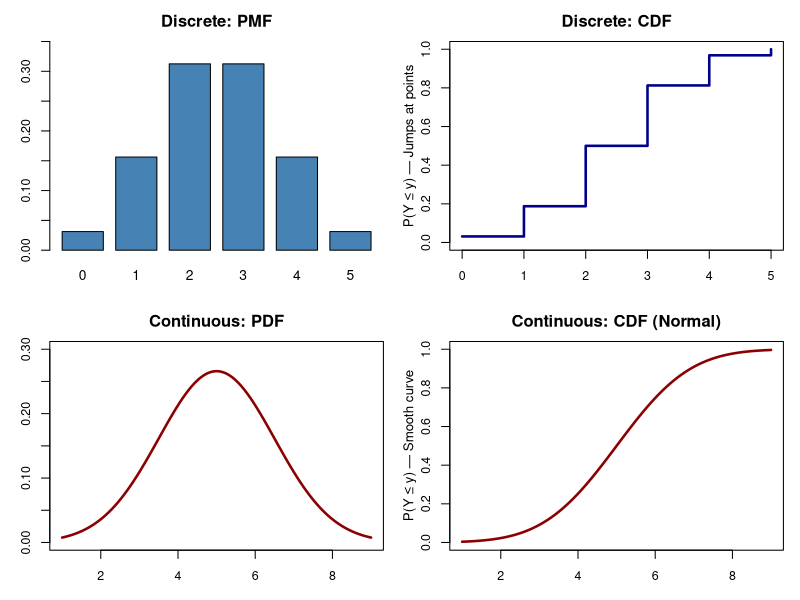
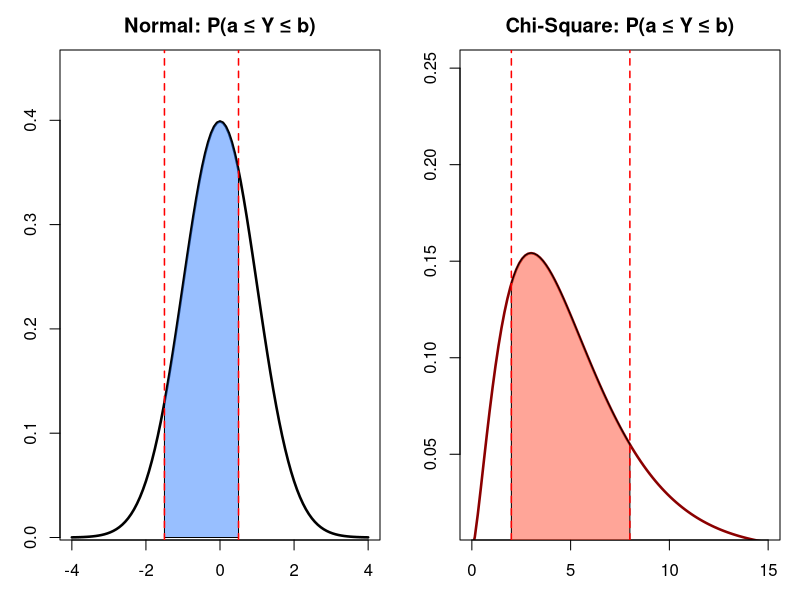
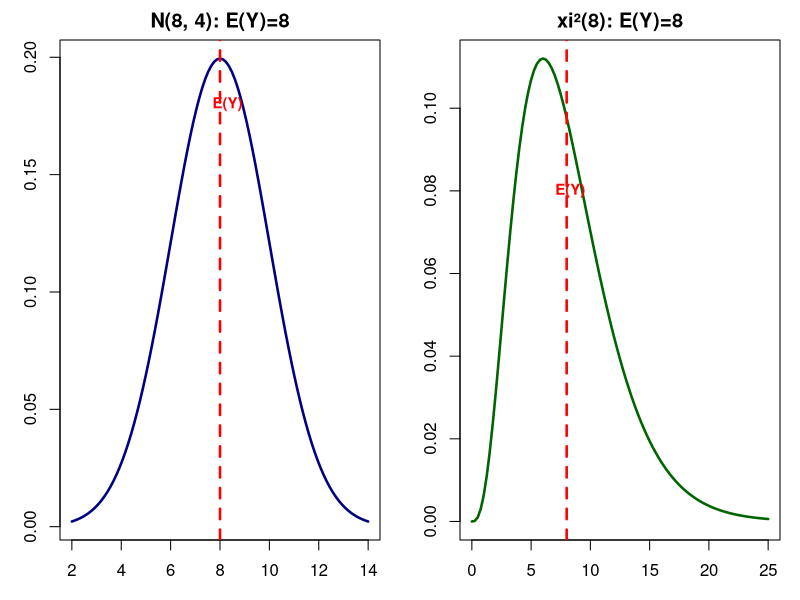
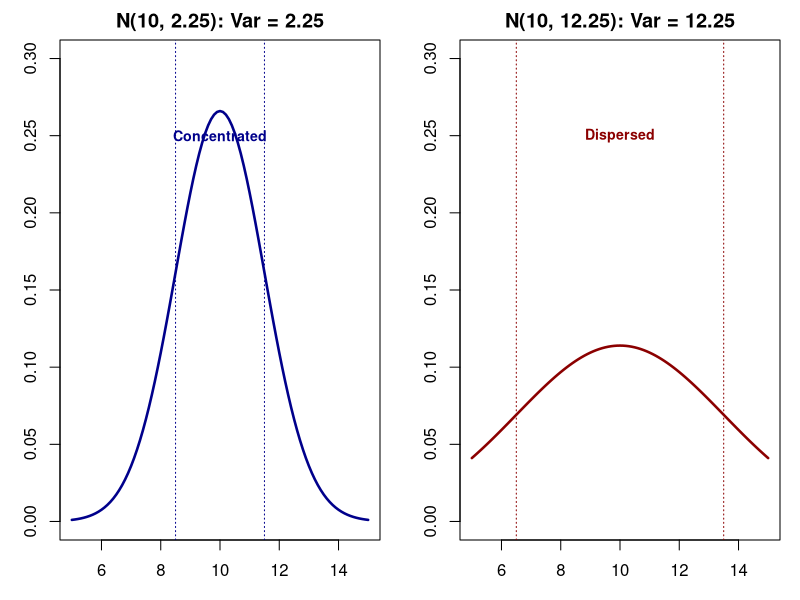
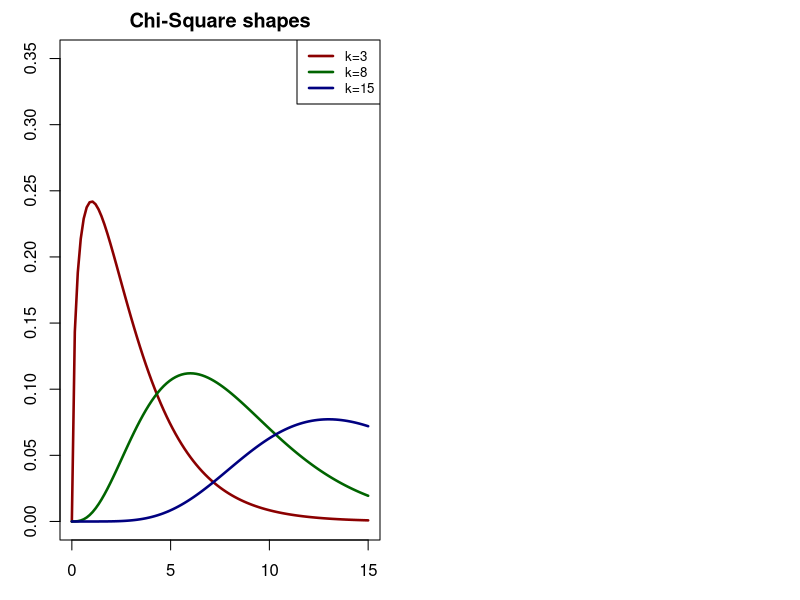
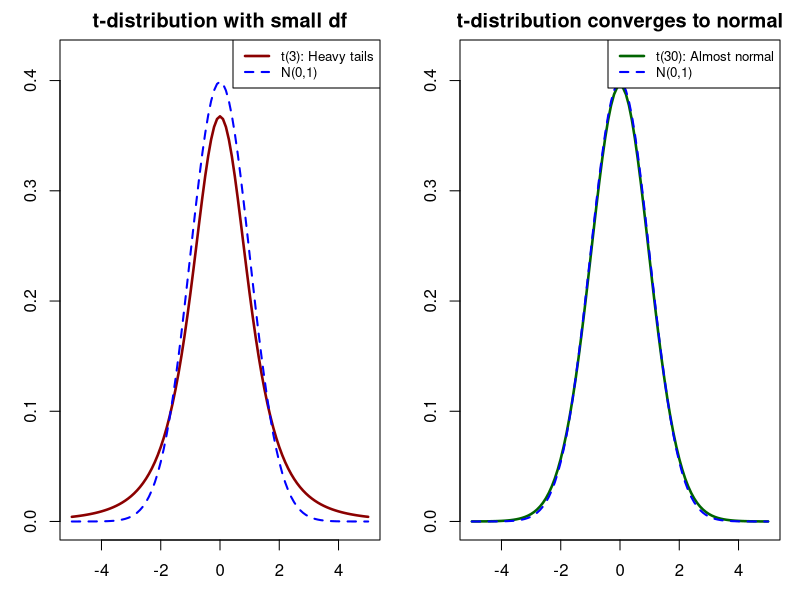
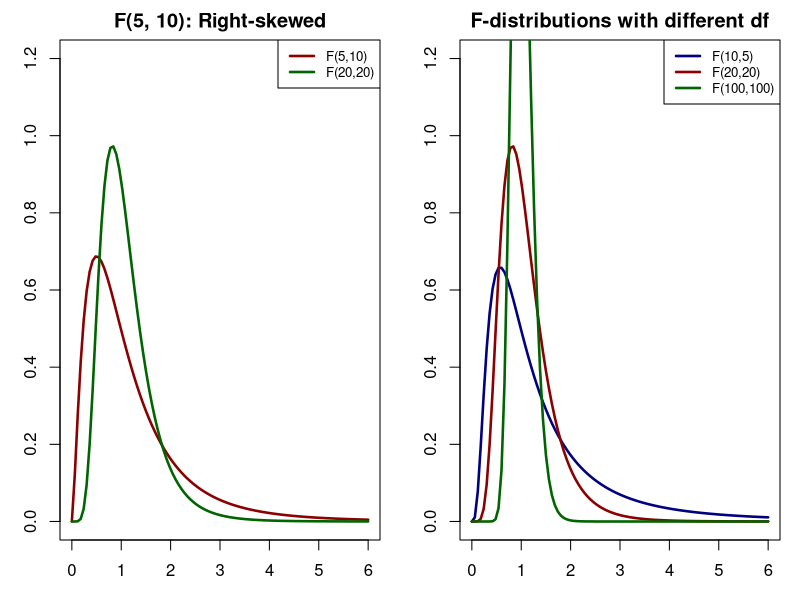

Write the R code that produced these figures, in order.
## ---- chunk 1
knitr::opts_chunk$set(echo = TRUE)
## ---- chunk 2
par(mfrow=c(2,2), mar=c(3,3,2.5,1))

# Discrete PMF
y_vals <- 0:5
pmf_vals <- dbinom(y_vals, size=5, prob=0.5)
barplot(pmf_vals, names.arg=y_vals, ylim=c(0, 0.35), 
        main='Discrete: PMF', ylab='p(y)', xlab='y', 
        col='steelblue', space=0.3, cex.axis=0.9)


# Discrete CDF
cdf_vals <- pbinom(y_vals, size=5, prob=0.5)
plot(y_vals, cdf_vals, type='s', lwd=2.5, col='darkblue',
     main='Discrete: CDF', ylab='F(y)', xlab='y', 
     ylim=c(0, 1), pch=16, cex=0.8, cex.axis=0.9)
mtext('P(Y ≤ y) — Jumps at points', side=2, line=2, cex=0.8)

# Continuous PDF
curve(dnorm(x, 5, 1.5), xlim=c(1, 9), ylim=c(0, 0.3),
      main='Continuous: PDF', ylab='f(y)', xlab='y',
      lwd=2.5, col='darkred', cex.axis=0.9)


# Continuous CDF
curve(pnorm(x, 5, 1.5), xlim=c(1, 9), ylim=c(0, 1),
      main='Continuous: CDF (Normal)', ylab='F(y)', xlab='y',
      lwd=2.5, col='darkred', cex.axis=0.9)
mtext('P(Y ≤ y) — Smooth curve', side=2, line=2, cex=0.8)

par(mfrow=c(1,1))
## ---- chunk 3
par(mfrow=c(1,2), mar=c(3,3,2.5,1))

# Normal distribution with shaded area
curve(dnorm(x), xlim=c(-4, 4), ylim=c(0.015, 0.45), ylab='f(y)', xlab='y',
      main='Normal: P(a ≤ Y ≤ b)', lwd=2.5, col='black')
x_fill <- seq(-1.5, 0.5, length.out=100)
polygon(c(-1.5, x_fill, 0.5), c(0, dnorm(x_fill), 0), 
        col=rgb(0.2, 0.5, 1, 0.5))
abline(v=c(-1.5, 0.5), col='red', lwd=1.5, lty=2)
#text(-0.5, 0.25, 'Area = P(a ≤ Y ≤ b)', cex=0.85, col='darkblue', font=2)

# Chi-square distribution with shaded area
curve(dchisq(x, df=5), xlim=c(0, 15), ylim=c(0.015, 0.25), ylab='f(y)', xlab='y',
      main='Chi-Square: P(a ≤ Y ≤ b)', lwd=2.5, col='darkred')
x_fill2 <- seq(2, 8, length.out=100)
polygon(c(2, x_fill2, 8), c(0, dchisq(x_fill2, df=5), 0), 
        col=rgb(1, 0.3, 0.2, 0.5))
abline(v=c(2, 8), col='red', lwd=1.5, lty=2)
#text(5, 0.15, 'Area = P(a ≤ Y ≤ b)', cex=0.85, col='darkred', font=2)

par(mfrow=c(1,1))
## ---- chunk 4
par(mfrow=c(1,2), mar=c(3,3,2,1))

# Normal distribution
curve(dnorm(x, 8, 2), xlim=c(2, 14), ylab='f(y)', xlab='y',
      main='N(8, 4): E(Y)=8', lwd=2.5, col='navy')
abline(v=8, col='red', lwd=2.5, lty=2)
text(8.3, 0.18, 'E(Y)', cex=0.9, col='red', font=2)

# Chi-square distribution
curve(dchisq(x, df=8), xlim=c(0, 25), ylab='f(y)', xlab='y',
      main='xi²(8): E(Y)=8', lwd=2.5, col='darkgreen')
abline(v=8, col='red', lwd=2.5, lty=2)
text(8.3, 0.08, 'E(Y)', cex=0.9, col='red', font=2)

par(mfrow=c(1,1))
## ---- chunk 5
par(mfrow=c(1,2), mar=c(3,3,2,1))

# Small variance
curve(dnorm(x, 10, 1.5), xlim=c(5, 15), ylim=c(0, 0.3), ylab='f(y)', xlab='y',
      main='N(10, 2.25): Var = 2.25', lwd=2.5, col='darkblue')
abline(v=c(8.5, 11.5), col='darkblue', lwd=1, lty=3)
text(10, 0.25, 'Concentrated', cex=0.85, col='darkblue', font=2)

# Large variance
curve(dnorm(x, 10, 3.5), xlim=c(5, 15), ylim=c(0, 0.3), ylab='f(y)', xlab='y',
      main='N(10, 12.25): Var = 12.25', lwd=2.5, col='darkred')
abline(v=c(6.5, 13.5), col='darkred', lwd=1, lty=3)
text(10, 0.25, 'Dispersed', cex=0.85, col='darkred', font=2)

par(mfrow=c(1,1))
## ---- chunk 6
par(mfrow=c(1,2), mar=c(3,3,2,1))

curve(dchisq(x, df=3), xlim=c(0, 15), ylim=c(0, 0.35), ylab='f(y)', xlab='y',
      main='Chi-Square shapes', lwd=2.5, col='darkred')
curve(dchisq(x, df=8), xlim=c(0, 15), ylim=c(0, 0.35), lwd=2.5, col='darkgreen', add=TRUE)
curve(dchisq(x, df=15), xlim=c(0, 15), ylim=c(0, 0.35), lwd=2.5, col='navy', add=TRUE)
legend('topright', legend=c('k=3', 'k=8', 'k=15'), col=c('darkred', 'darkgreen', 'navy'),
       lwd=2.5, cex=0.8)

par(mfrow=c(1,1))
## ---- chunk 7
par(mfrow=c(1,2), mar=c(3,3,2,1))

# Small df (heavy tails)
curve(dt(x, df=3), xlim=c(-5, 5), ylim=c(0, 0.42), ylab='f(y)', xlab='y',
      main='t-distribution with small df', lwd=2.5, col='darkred')
curve(dnorm(x), xlim=c(-5, 5), ylim=c(0, 0.42), lwd=2, col='blue', lty=2, add=TRUE)
legend('topright', legend=c('t(3): Heavy tails', 'N(0,1)'), 
       col=c('darkred', 'blue'), lwd=c(2.5, 2), lty=c(1,2), cex=0.8)

# Large df (approaches normal)
curve(dt(x, df=30), xlim=c(-5, 5), ylim=c(0, 0.42), ylab='f(y)', xlab='y',
      main='t-distribution converges to normal', lwd=2.5, col='darkgreen')
curve(dnorm(x), xlim=c(-5, 5), ylim=c(0, 0.42), lwd=2, col='blue', lty=2, add=TRUE)
legend('topright', legend=c('t(30): Almost normal', 'N(0,1)'), 
       col=c('darkgreen', 'blue'), lwd=c(2.5, 2), lty=c(1,2), cex=0.8)

par(mfrow=c(1,1))
## ---- chunk 8
par(mfrow=c(1,2), mar=c(3,3,2,1))

curve(df(x, df1=5, df2=10), xlim=c(0, 6), ylim=c(0, 1.2), ylab='f(y)', xlab='y',
      main='F(5, 10): Right-skewed', lwd=2.5, col='darkred')
curve(df(x, df1=20, df2=20), xlim=c(0, 6), ylim=c(0, 1.2), ylab='f(y)', xlab='y',
      main='F(20, 20): More symmetric', lwd=2.5, col='darkgreen', add=TRUE)
legend('topright', legend=c('F(5,10)', 'F(20,20)'), 
       col=c('darkred', 'darkgreen'), lwd=2.5, cex=0.8)

curve(df(x, df1=10, df2=5), xlim=c(0, 6), ylim=c(0, 1.2), ylab='f(y)', xlab='y',
      main='F-distributions with different df', lwd=2.5, col='navy')
curve(df(x, df1=20, df2=20), xlim=c(0, 6), ylim=c(0, 1.2), lwd=2.5, col='darkred', add=TRUE)
curve(df(x, df1=100, df2=100), xlim=c(0, 6), ylim=c(0, 1.2), lwd=2.5, col='darkgreen', add=TRUE)
legend('topright', legend=c('F(10,5)', 'F(20,20)', 'F(100,100)'), 
       col=c('navy', 'darkred', 'darkgreen'), lwd=2.5, cex=0.8)

par(mfrow=c(1,1))
